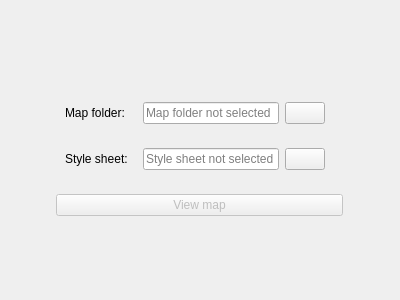
<?xml version="1.0" encoding="UTF-8"?>
<ui version="4.0">
 <class>StartupPage</class>
 <widget class="QWidget" name="StartupPage">
  <property name="geometry">
   <rect>
    <x>0</x>
    <y>0</y>
    <width>400</width>
    <height>300</height>
   </rect>
  </property>
  <property name="windowTitle">
   <string>Form</string>
  </property>
  <layout class="QVBoxLayout" name="verticalLayout">
   <item alignment="Qt::AlignmentFlag::AlignHCenter|Qt::AlignmentFlag::AlignVCenter">
    <widget class="QStackedWidget" name="stackedWidget">
     <widget class="QWidget" name="configurationPage">
      <layout class="QVBoxLayout" name="verticalLayout_2">
       <item>
        <widget class="QWidget" name="formWidget" native="true">
         <layout class="QFormLayout" name="formLayout">
          <item row="0" column="0">
           <widget class="QLabel" name="mapFolderLabel">
            <property name="sizePolicy">
             <sizepolicy hsizetype="Preferred" vsizetype="Expanding">
              <horstretch>0</horstretch>
              <verstretch>0</verstretch>
             </sizepolicy>
            </property>
            <property name="text">
             <string>Map folder:</string>
            </property>
           </widget>
          </item>
          <item row="0" column="1">
           <widget class="QWidget" name="horizontalWidget" native="true">
            <layout class="QHBoxLayout" name="horizontalLayout">
             <item>
              <widget class="QLineEdit" name="mapFolderLineEdit">
               <property name="readOnly">
                <bool>true</bool>
               </property>
               <property name="placeholderText">
                <string>Map folder not selected</string>
               </property>
              </widget>
             </item>
             <item>
              <widget class="QPushButton" name="chooseMapFolderButton">
               <property name="text">
                <string/>
               </property>
               <property name="icon">
                <iconset theme="edit-find"/>
               </property>
              </widget>
             </item>
            </layout>
           </widget>
          </item>
          <item row="1" column="0">
           <widget class="QLabel" name="stylesheetLabel">
            <property name="sizePolicy">
             <sizepolicy hsizetype="Preferred" vsizetype="Expanding">
              <horstretch>0</horstretch>
              <verstretch>0</verstretch>
             </sizepolicy>
            </property>
            <property name="text">
             <string>Style sheet:</string>
            </property>
           </widget>
          </item>
          <item row="1" column="1">
           <widget class="QWidget" name="horizontalWidget" native="true">
            <property name="minimumSize">
             <size>
              <width>200</width>
              <height>0</height>
             </size>
            </property>
            <layout class="QHBoxLayout" name="horizontalLayout_2">
             <item>
              <widget class="QLineEdit" name="stylesheetLineEdit">
               <property name="readOnly">
                <bool>true</bool>
               </property>
               <property name="placeholderText">
                <string>Style sheet not selected</string>
               </property>
              </widget>
             </item>
             <item>
              <widget class="QPushButton" name="chooseStylesheetButton">
               <property name="text">
                <string/>
               </property>
               <property name="icon">
                <iconset theme="edit-find"/>
               </property>
              </widget>
             </item>
            </layout>
           </widget>
          </item>
         </layout>
        </widget>
       </item>
       <item>
        <widget class="QPushButton" name="okButton">
         <property name="enabled">
          <bool>false</bool>
         </property>
         <property name="text">
          <string>View map</string>
         </property>
        </widget>
       </item>
      </layout>
     </widget>
    </widget>
   </item>
  </layout>
 </widget>
 <resources/>
 <connections/>
</ui>
